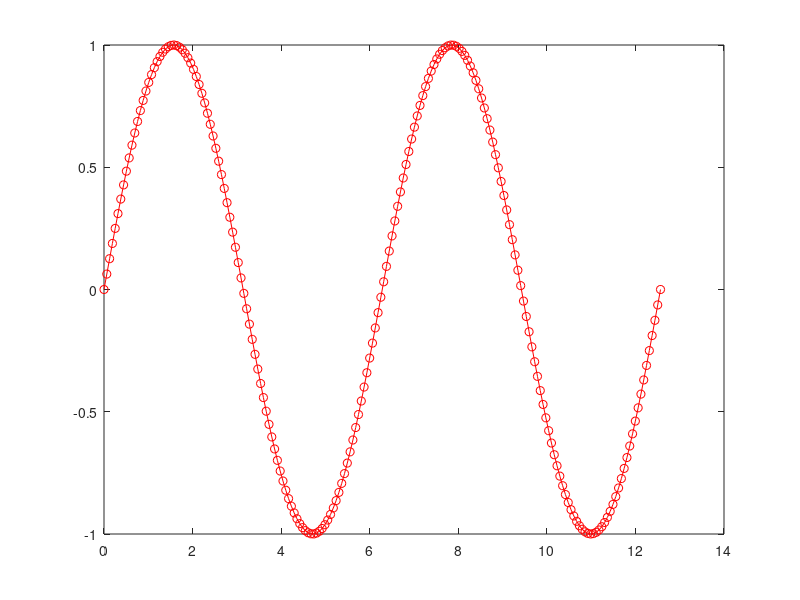

Source code (MATLAB):
% Author: Alfred
% Date: 7 Apr 2016
% Matlab Training

clear;clc;
% 
% 
% A =[1 2]';
% B =[3 4]';
% C = [A B];
% csvwrite('test6.dat',C)

% f = fopen('test5.txt','wt');
% 
% data  = [1 2;3 4;5 6;7 8;9 10]
% 
% for i=1:2:10
%      fprintf(f,'%d \t %d\n',data(i),data(i+1))
% end

% a = cell(2,3);
% 
% a{1,1}= 'Alfred';
% a{1,2} = 170;
% a{2,1}='Bukit Timah';
% a{2,2} = 100;


% customer.name='Alfred';
% customer.height=170;
% customer.address='Bukit Timah';


% a = [2 3 -4 -2 5 6];
% sum(a(a>0))

% for i = 1:10
%     if i == 5
%         continue
%     end
%     disp(i*i)
% end

% i = 0;
% 
% while (i<10)
%     disp(i)
%     i = i+1;
% end

% grade = input('Enter your grade : ','s');
% 
% switch(grade)
%     case 'A'
%         disp('Excellent!');
%     case 'B'
%         disp('Well done!');
%     case 'C'
%         disp('Work harder next time');
%     otherwise
%         disp('I do not know your grade');
%         
% end
     
% if (grade == 'A') 
%     disp('Excellent!');
% elseif (grade == 'B')
%     disp('Well Done!');
% elseif (grade == 'C')
%     disp('Work harder next time');
% else 
%     disp('I do not know your grade');
% end


% a = 4;
% b = 4;
% 
% if (a <b)
%     fprintf('a is smaller than b\n');
% elseif (a>b)
%     fprintf('a is larger than b\n');
% else
%     fprintf('a is same as b\n');
% end

% figure(1)
% [x,y] = meshgrid(-5:0.1:5,-3:0.1:3); 
% g = x.^2 + y.^2;                    
% contour(x,y,g,50)     
% 
% figure(2)
% [x,y] = meshgrid(-2:0.2:2);
% g = x .* exp(-x.^2 - y.^2);
% surf(x, y, g)
% % 
x = linspace(0,4*pi,200);
y = sin(x);
y2 = cos(x);
y3 = y.*y2;
y4 = y.^2.*y2.^2;

% subplot(2,2,1);
plot(x,y,'-or');
% 
% subplot(2,2,2);
% plot(x,y2,'-^g');
% 
% subplot(2,2,3);
% plot(x,y3,'-*b');
% 
% subplot(2,2,4);
% plot(x,y4,'-sk');


% xlabel('x');
% ylabel('y');
% title('Sine curve');
% axis([0,4*pi,-1.5,1.5]);
% grid();



% base = input('Enter the base :');
% height = input('Enter the height :');
% [a,b] = rect5(base, height);
% fprintf('Area of rectangle is %0.2f\n',a)
% fprintf('Perimeter of rectangle is %0.2f\n',b)

% name = input('Enter your name : ','s');
% fprintf('Welcome %s\n',name);
% radius = input('Enter the radius :');
% [a,b] = circle5(radius);
% fprintf('Area of circle is %0.2f\n',a)
% fprintf('Circumferecne of circle is %0.2f\n',b)
